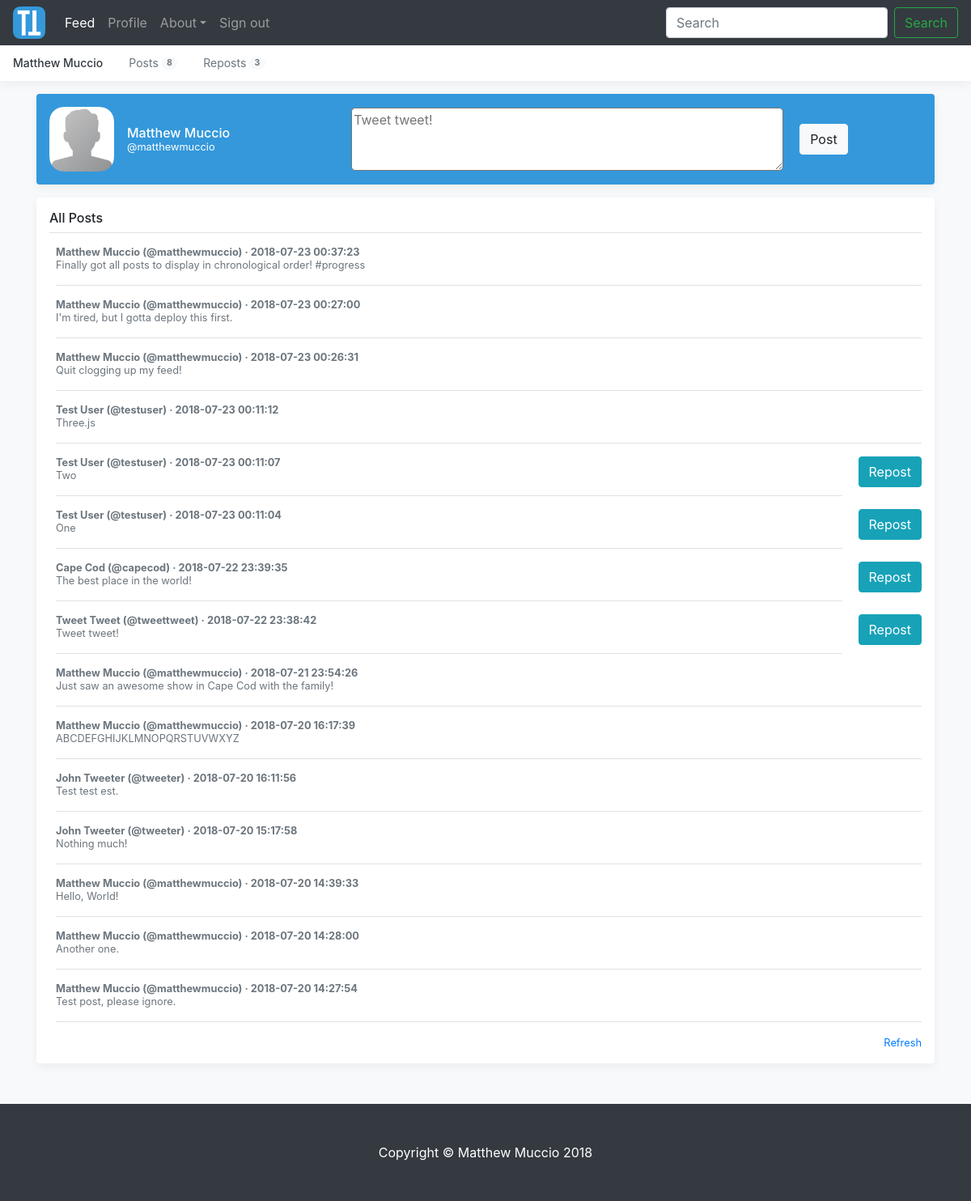
/ (signed in), run on the app's committed database.
### tables this page shows
CREATE TABLE posts(
		id INTEGER PRIMARY KEY AUTOINCREMENT,
		author_username VARCHAR(20) NOT NULL,
		author_first_name VARCHAR(50) NOT NULL,
		author_last_name VARCHAR(50) NOT NULL,
		content VARCHAR(280) NOT NULL,
		post_time DATETIME NOT NULL,
		FOREIGN KEY(author_username) REFERENCES users(username),
		FOREIGN KEY(author_first_name) REFERENCES users(first_name),
		FOREIGN KEY(author_last_name) REFERENCES users(last_name)
	);

### run/core/controllers/main.py (the view, shortened to what this page needs)
@controller.route("/", methods=["GET", "POST"])
def show_main():
	if "username" in session:
		if request.method == "GET":
			return render_template("feed.html", \
									username=session["username"], \
									first_name=session["first_name"], \
									last_name=session["last_name"],
									num_posts=model.get_num_posts(session["username"]), \
									num_reposts=model.get_num_reposts(session["username"]), \
									posts=model.get_all_posts(), \
									reposts=model.get_reposts(session["username"]), \
									title="Feed")

### run/core/models/mapper.py (called while the page is built)
def get_num_posts(username):
	connection = sqlite3.connect("master.db", check_same_thread=False)
	cursor = connection.cursor()
	cursor.execute("SELECT num_posts FROM users WHERE username=?", (username,))
	try:
		result = cursor.fetchall()[0][0]
	except IndexError:
		result = None
	cursor.close()
	connection.close()
	return result

def get_num_reposts(username):
	connection = sqlite3.connect("master.db", check_same_thread=False)
	cursor = connection.cursor()
	cursor.execute("SELECT num_reposts FROM users WHERE username=?", (username,))
	try:
		result = cursor.fetchall()[0][0]
	except IndexError:
		result = None
	cursor.close()
	connection.close()
	return result

def get_all_posts():
	connection = sqlite3.connect("master.db", check_same_thread=False)
	cursor = connection.cursor()
	cursor.execute("SELECT id, author_username, author_first_name, author_last_name, content, post_time FROM posts ORDER BY post_time DESC")
	try:
		result = cursor.fetchall()
		posts = {}
		for r in result:
			posts[r[0]] = [r[1], r[2], r[3], r[4], r[5]]
		all_posts = collections.OrderedDict(sorted(posts.items(), reverse=True))
	except (TypeError, IndexError):
		return None
	cursor.close()
	connection.close()
	return all_posts

def get_post(post_id):
	connection = sqlite3.connect("master.db", check_same_thread=False)
	cursor = connection.cursor()
	cursor.execute("SELECT id, author_username, author_first_name, author_last_name, content, post_time FROM posts WHERE id=? ORDER BY post_time DESC", (post_id,))
	try:
		result = cursor.fetchall()
		for r in result:
			post = [r[1], r[2], r[3], r[4], r[5]]
	except (TypeError, IndexError):
		return None
	cursor.close()
	connection.close()
	return post

def get_reposts(username):
	connection = sqlite3.connect("master.db", check_same_thread=False)
	cursor = connection.cursor()
	cursor.execute("SELECT post_id FROM reposts WHERE reposter_username=?", (username,))
	try:
		post_ids = cursor.fetchall()
		post_ids_list = [i[0] for i in post_ids]
		reposts = {}
		for post_id in post_ids_list:
			reposts[post_id] = get_post(post_id)
		all_reposts = collections.OrderedDict(sorted(reposts.items(), reverse=True))
	except (TypeError, IndexError):
		return None
	cursor.close()
	connection.close()
	return all_reposts

### run/core/models/model.py (called while the page is built)
def get_num_posts(username):
	return mapper.get_num_posts(username)

def get_num_reposts(username):
	return mapper.get_num_reposts(username)

def get_reposts(username):
	return mapper.get_reposts(username)

def get_all_posts():
	return mapper.get_all_posts()

### run/core/templates/feed.html (shortened to what this page needs)
{% extends "base.html" %}
{% block content %}
    <main role="main" class="container">
        <div class="d-flex align-items-center p-3 my-3 text-white-50 bg-blue rounded box-shadow">
            <img class="mr-3" src="{{ url_for('static', filename='default-profile-pic.png') }}" alt="" width="80" height="80">
            <div class="lh-100">
                <h6 class="mb-0 text-white lh-100"><a href="{{ url_for('profile.show_profile') }}" class="no-link">{{ first_name }} {{ last_name }}</a></h6>
                <small class="mb-0 text-white lh-100">@<a href="{{ url_for('profile.show_profile') }}" class="no-link">{{ username }}</a></small>
            </div>
            <div class="justify-content-center">
                <form class="form-inline my-2 my-lg-0" style="padding-left: 150px;" id="textarea" method="POST">
                    <textarea name="content" id="post-textarea" style="-webkit-border-radius: 5px; -moz-border-radius: 5px; border-radius: 5px" cols="50" rows="3" placeholder="Tweet tweet!">{{ content }}</textarea>
                    <button name="post-button" value="Post" class="btn btn-light my-2 my-sm-0" style="margin-left: 20px;" type="submit">Post</button>
                </form>
            </div>
        </div>
        <div class="my-3 p-3 bg-white rounded box-shadow">
            <h6 class="border-bottom border-gray pb-2 mb-0">All Posts</h6>
            {% if posts %}
            {% for post_id, post_info in posts.items() %}
                <div class="media text-muted pt-3">
                    <p class="media-body pb-3 mb-0 small lh-125 border-bottom border-gray">
                    <strong class="d-block text-gray-dark">{{ post_info[1] }} {{ post_info[2] }} (@{{ post_info[0] }}) · {{ post_info[4] }}</strong>
                        {{ post_info[3] }}
                    </p>
                    {% if post_info[0] != username and post_id not in reposts %}
                    <form method="POST">
                        <button name="repost-button" value="Repost" class="btn btn-info my-2 my-sm-0" style="margin-left: 20px;" type="submit">Repost</button>
                    </form>
                    {% endif %}
                </div>
            {% endfor %}
            {% endif %}
            <small class="d-block text-right mt-3">
                <a href="">Refresh</a>
            </small>
        </div>
    </main>
{% endblock %}

### run/core/templates/base.html (shortened to what this page needs)
<!DOCTYPE html>
<html lang="en">
<head>
    <link href="https://getbootstrap.com/docs/4.1/dist/css/bootstrap.min.css" rel="stylesheet">
    <link href="../static/base-styles.css" rel="stylesheet">
</head>
<body class="bg-light">
    <nav class="navbar navbar-expand-lg fixed-top navbar-dark bg-dark">
        <a href="{{ url_for('main.show_main') }}"><img class="mr-3" src="{{ url_for('static', filename='tweettweet-icon.png') }}" alt="" width="40" height="40"></a>
        <div class="navbar-collapse offcanvas-collapse" id="navbarsExampleDefault">
            <ul class="navbar-nav mr-auto">
                {% if title == "Feed" %}
                <li class="nav-item active">
                    <a class="nav-link" href="{{ url_for('main.show_main') }}">Feed
                    </a>
                </li>
                {% else %}
                <li class="nav-item">
                    <a class="nav-link" href="{{ url_for('main.show_main') }}">Feed</a>
                </li>
                {% endif %}
                {% if title == "Profile" %}
                <li class="nav-item active">
                    <a class="nav-link" href="{{ url_for('profile.show_profile') }}">Profile
                        <span class="sr-only">(current)</span>
                    </a>
                </li>
                {% else %}
                <li class="nav-item">
                    <a class="nav-link" href="{{ url_for('profile.show_profile') }}">Profile</a>
                </li>
                {% endif %}
                <li class="nav-item dropdown">
                    <a class="nav-link dropdown-toggle" href="" id="dropdown01" data-toggle="dropdown" aria-haspopup="true"
                        aria-expanded="false">About</a>
                </li>
                <li class="nav-item">
                        <a class="nav-link" href="{{ url_for('main.signout') }}">Sign out</a>
                    </li>
            </ul>
            <form class="form-inline my-2 my-lg-0">
                <input class="form-control mr-sm-2" type="text" placeholder="Search" aria-label="Search">
                <button class="btn btn-outline-success my-2 my-sm-0" type="submit">Search</button>
            </form>
        </div>
    </nav>
    <div class="nav-scroller bg-white box-shadow">
        <nav class="nav nav-underline">
            <a class="nav-link active" href="{{ url_for('profile.show_profile') }}">{{ first_name }} {{ last_name }}</a>
            <a class="nav-link" href="{{ url_for('profile.show_profile') }}">
                Posts
                <span class="badge badge-pill bg-light align-text-bottom">{{ num_posts }}</span>
            </a>
            <a class="nav-link" href="{{ url_for('profile.show_profile') }}">
                Reposts
                <span class="badge badge-pill bg-light align-text-bottom">{{ num_reposts }}</span>
            </a>
        </nav>
    </div>
    {% block content %}
    {% endblock %}
    <footer class="py-5 bg-dark" style="margin-top: 50px; position: sticky; bottom: 0; left: 0; right: 0;">
        <div class="container">
            <p class="m-0 text-center text-white">Copyright &copy; Matthew Muccio 2018</p>
        </div>
    </footer>
</body>
</html>

### run/core/static/base-styles.css (style rules this page uses)
html, body { overflow-x: hidden; height: 100%; }
body { padding-top: 56px; }
.nav-scroller { position: relative; z-index: 2; height: 2.75rem; overflow-y: hidden; }
.nav-scroller .nav { display: -ms-flexbox; display: flex; -ms-flex-wrap: nowrap; flex-wrap: nowrap; padding-bottom: 1rem; margin-top: -1px; overflow-x: auto; color: rgba(255, 255, 255, .75); text-align: center; white-space: nowrap; -webkit-overflow-scrolling: touch; }
.nav-underline .nav-link { padding-top: .75rem; padding-bottom: .75rem; font-size: .875rem; color: #6c757d; }
.nav-underline .active { font-weight: 500; color: #343a40; }
.text-white-50 { color: rgba(255, 255, 255, .5); }
.border-bottom { border-bottom: 1px solid #e5e5e5; }
.box-shadow { box-shadow: 0 .25rem .75rem rgba(0, 0, 0, .05); }
.lh-100 { line-height: 1; }
.lh-125 { line-height: 1.25; }
.no-link { color: white; }
.bg-blue { background-color: #3498db; }

### data on the page
posts: author_first_name "Matthew", author_last_name "Muccio", author_username "matthewmuccio", post_time "2018-07-23 00:37:23", content "Finally got all posts to display in chronological order! #progress"
posts: author_first_name "Matthew", author_last_name "Muccio", author_username "matthewmuccio", post_time "2018-07-23 00:27:00", content "I'm tired, but I gotta deploy this first."
posts: author_first_name "Matthew", author_last_name "Muccio", author_username "matthewmuccio", post_time "2018-07-23 00:26:31", content "Quit clogging up my feed!"
posts: author_first_name "Test", author_last_name "User", author_username "testuser", post_time "2018-07-23 00:11:12", content "Three.js"
posts: author_first_name "Test", author_last_name "User", author_username "testuser", post_time "2018-07-23 00:11:07", content "Two"
posts: author_first_name "Test", author_last_name "User", author_username "testuser", post_time "2018-07-23 00:11:04", content "One"
posts: author_first_name "Cape", author_last_name "Cod", author_username "capecod", post_time "2018-07-22 23:39:35", content "The best place in the world!"
posts: author_first_name "Tweet", author_last_name "Tweet", author_username "tweettweet", post_time "2018-07-22 23:38:42", content "Tweet tweet!"
posts: author_first_name "Matthew", author_last_name "Muccio", author_username "matthewmuccio", post_time "2018-07-21 23:54:26", content "Just saw an awesome show in Cape Cod with the family!"
posts: author_first_name "Matthew", author_last_name "Muccio", author_username "matthewmuccio", post_time "2018-07-20 16:17:39", content "ABCDEFGHIJKLMNOPQRSTUVWXYZ"
posts: author_first_name "John", author_last_name "Tweeter", author_username "tweeter", post_time "2018-07-20 16:11:56", content "Test test est."
posts: author_first_name "John", author_last_name "Tweeter", author_username "tweeter", post_time "2018-07-20 15:17:58", content "Nothing much!"
posts: author_first_name "Matthew", author_last_name "Muccio", author_username "matthewmuccio", post_time "2018-07-20 14:39:33", content "Hello, World!"
posts: author_first_name "Matthew", author_last_name "Muccio", author_username "matthewmuccio", post_time "2018-07-20 14:28:00", content "Another one."
posts: author_first_name "Matthew", author_last_name "Muccio", author_username "matthewmuccio", post_time "2018-07-20 14:27:54", content "Test post, please ignore."

### other printed values
{{ first_name }} "Matthew"
{{ last_name }} "Muccio"
{{ num_posts }} "8"
{{ num_reposts }} "3"
{{ username }} "matthewmuccio"
